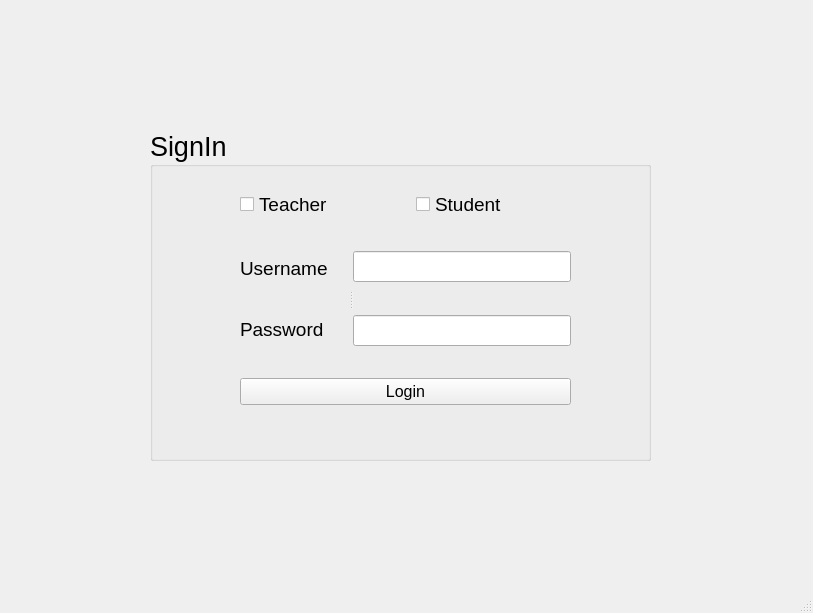
<?xml version="1.0" encoding="UTF-8"?>
<ui version="4.0">
 <class>MainWindow</class>
 <widget class="QMainWindow" name="MainWindow">
  <property name="geometry">
   <rect>
    <x>0</x>
    <y>0</y>
    <width>813</width>
    <height>613</height>
   </rect>
  </property>
  <property name="windowTitle">
   <string>MainWindow</string>
  </property>
  <widget class="QWidget" name="centralwidget">
   <widget class="QGroupBox" name="groupBox">
    <property name="geometry">
     <rect>
      <x>150</x>
      <y>130</y>
      <width>501</width>
      <height>331</height>
     </rect>
    </property>
    <property name="font">
     <font>
      <pointsize>20</pointsize>
     </font>
    </property>
    <property name="title">
     <string>SignIn</string>
    </property>
    <widget class="QWidget" name="">
     <property name="geometry">
      <rect>
       <x>90</x>
       <y>60</y>
       <width>331</width>
       <height>215</height>
      </rect>
     </property>
     <layout class="QVBoxLayout" name="verticalLayout_4">
      <item>
       <layout class="QHBoxLayout" name="horizontalLayout">
        <property name="spacing">
         <number>20</number>
        </property>
        <item>
         <widget class="QCheckBox" name="checkBox_teacher">
          <property name="font">
           <font>
            <pointsize>14</pointsize>
           </font>
          </property>
          <property name="text">
           <string>Teacher</string>
          </property>
         </widget>
        </item>
        <item>
         <widget class="QCheckBox" name="checkBox_student">
          <property name="font">
           <font>
            <pointsize>14</pointsize>
           </font>
          </property>
          <property name="text">
           <string>Student</string>
          </property>
         </widget>
        </item>
       </layout>
      </item>
      <item>
       <spacer name="verticalSpacer_2">
        <property name="orientation">
         <enum>Qt::Vertical</enum>
        </property>
        <property name="sizeType">
         <enum>QSizePolicy::Fixed</enum>
        </property>
        <property name="sizeHint" stdset="0">
         <size>
          <width>20</width>
          <height>13</height>
         </size>
        </property>
       </spacer>
      </item>
      <item>
       <layout class="QVBoxLayout" name="verticalLayout_3">
        <item>
         <widget class="QSplitter" name="splitter">
          <property name="orientation">
           <enum>Qt::Horizontal</enum>
          </property>
          <widget class="QWidget" name="">
           <layout class="QVBoxLayout" name="verticalLayout">
            <property name="spacing">
             <number>2</number>
            </property>
            <item>
             <widget class="QLabel" name="label_username">
              <property name="font">
               <font>
                <pointsize>14</pointsize>
               </font>
              </property>
              <property name="text">
               <string>Username</string>
              </property>
             </widget>
            </item>
            <item>
             <widget class="QLabel" name="label_password">
              <property name="font">
               <font>
                <pointsize>14</pointsize>
               </font>
              </property>
              <property name="text">
               <string>Password</string>
              </property>
             </widget>
            </item>
           </layout>
          </widget>
          <widget class="QWidget" name="">
           <layout class="QVBoxLayout" name="verticalLayout_2">
            <property name="spacing">
             <number>20</number>
            </property>
            <item>
             <widget class="QLineEdit" name="lineEdit_username">
              <property name="font">
               <font>
                <pointsize>14</pointsize>
               </font>
              </property>
             </widget>
            </item>
            <item>
             <widget class="QLineEdit" name="lineEdit_password">
              <property name="font">
               <font>
                <pointsize>14</pointsize>
               </font>
              </property>
             </widget>
            </item>
           </layout>
          </widget>
         </widget>
        </item>
        <item>
         <spacer name="verticalSpacer">
          <property name="orientation">
           <enum>Qt::Vertical</enum>
          </property>
          <property name="sizeType">
           <enum>QSizePolicy::Fixed</enum>
          </property>
          <property name="sizeHint" stdset="0">
           <size>
            <width>20</width>
            <height>13</height>
           </size>
          </property>
         </spacer>
        </item>
        <item>
         <widget class="QPushButton" name="pushButton_login">
          <property name="font">
           <font>
            <pointsize>12</pointsize>
           </font>
          </property>
          <property name="text">
           <string>Login</string>
          </property>
         </widget>
        </item>
       </layout>
      </item>
     </layout>
    </widget>
   </widget>
  </widget>
  <widget class="QStatusBar" name="statusbar"/>
 </widget>
 <resources/>
 <connections/>
</ui>
